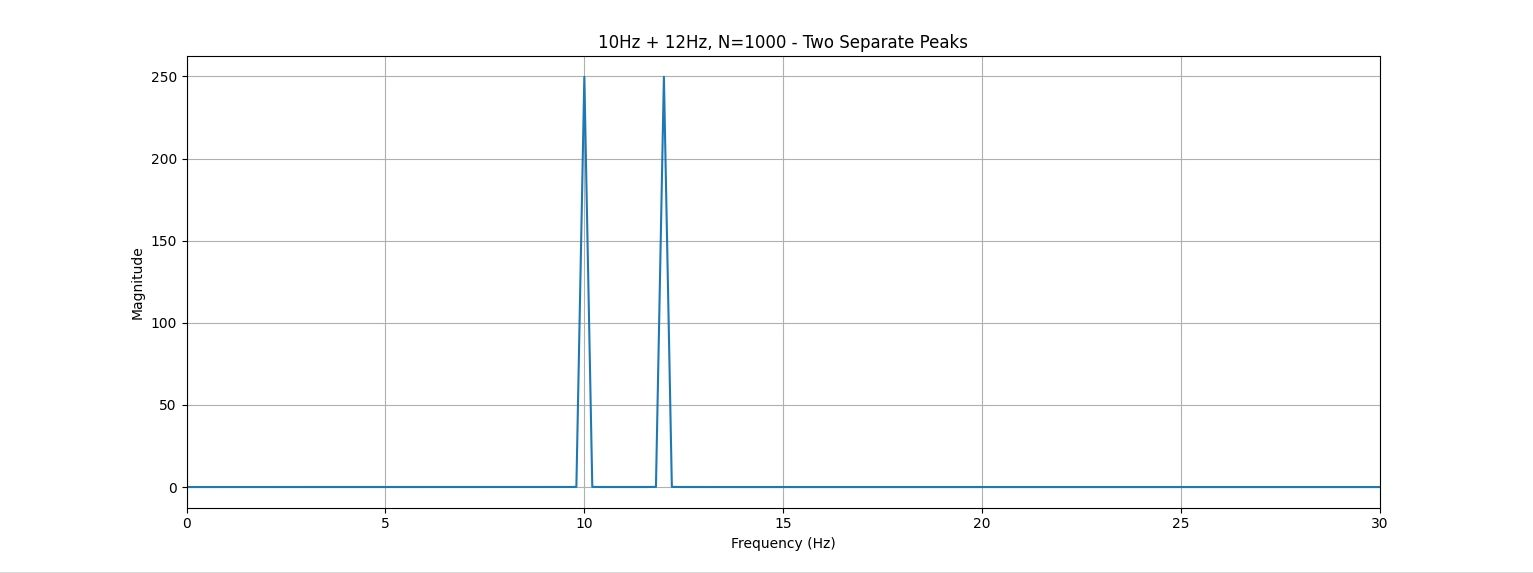

Write Python code to recreate this figure.
import numpy as np
import matplotlib.pyplot as plt

fs = 100
n = 1000
tt = np.arange(n)/fs
xx = np.sin(2*np.pi*10*tt) + np.sin(2*np.pi*12*tt)
XX = abs(np.fft.rfft(xx * np.hanning(n)))
ff = np.fft.rfftfreq(n, 1/fs)

# Same test but with N=1000, now I can actually see two separate peaks
plt.figure()
plt.title("10Hz + 12Hz, N=1000 - Two Separate Peaks")
plt.plot(ff, XX)
plt.xlabel("Frequency (Hz)")
plt.ylabel("Magnitude")
plt.xlim(0,30)
plt.grid(True)
plt.savefig("two_tones_10_and_12_N1000.png")
plt.show()
